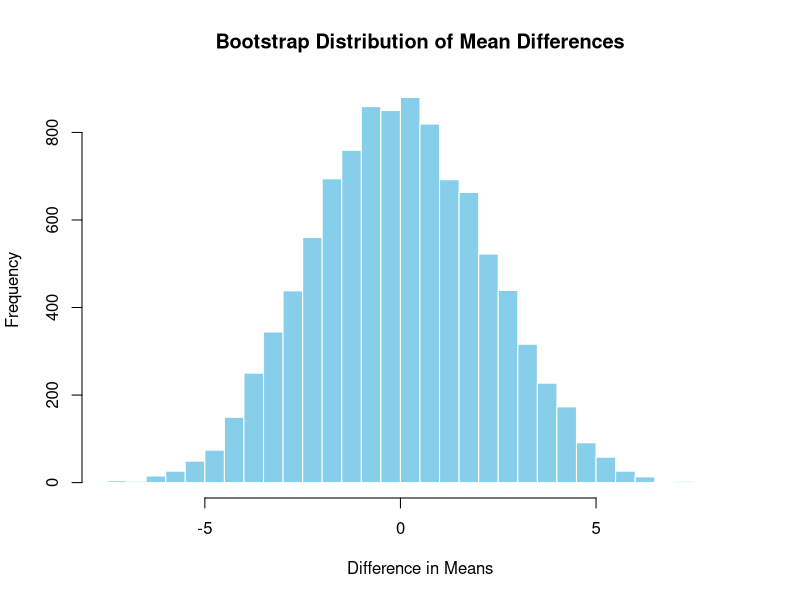

Source code (R):
#bootstrap hypothesis testing
#Bootstrap hypothesis testing is a resampling-based approach used to test hypotheses without making strong parametric assumptions about the data's distribution. It involves generating many bootstrap samples, calculating the test statistic for each sample, and comparing it to the observed test statistic to determine the significance.
#comparing numeric variables for two groups

# Loading the mtcars dataset
data(mtcars)

# Splitting the mpg by am (0 = automatic, 1 = manual)
group1 <- mtcars$mpg[mtcars$am == 0]  # Automatic cars
group2 <- mtcars$mpg[mtcars$am == 1]  # Manual cars

# Observed statistic: difference in means
observed_statistic <- mean(group2) - mean(group1)

# Combining the data under the null hypothesis
combined_data <- c(group1, group2)

# Number of bootstrap samples
n_bootstrap <- 10000

# Generating bootstrap samples
set.seed(123)  # For reproducibility
bootstrap_stats <- replicate(n_bootstrap, {
  # Shuffling the combined data
  shuffled <- sample(combined_data)
  
  # Splitting into two groups of the same size as original groups
  bootstrap_group1 <- shuffled[1:length(group1)]
  bootstrap_group2 <- shuffled[(length(group1) + 1):length(combined_data)]
  
  # Computing the difference in means for bootstrap sample
  mean(bootstrap_group2) - mean(bootstrap_group1)
})

# Calculate two-tailed p-value
p_value <- mean(abs(bootstrap_stats) >= abs(observed_statistic))

# Display results
cat("Observed Statistic (Difference in Means):", observed_statistic, "\n")
cat("P-value:", p_value, "\n")

# Visualize bootstrap distribution
hist(bootstrap_stats, breaks = 30, main = "Bootstrap Distribution of Mean Differences",
     xlab = "Difference in Means", col = "skyblue", border = "white")

